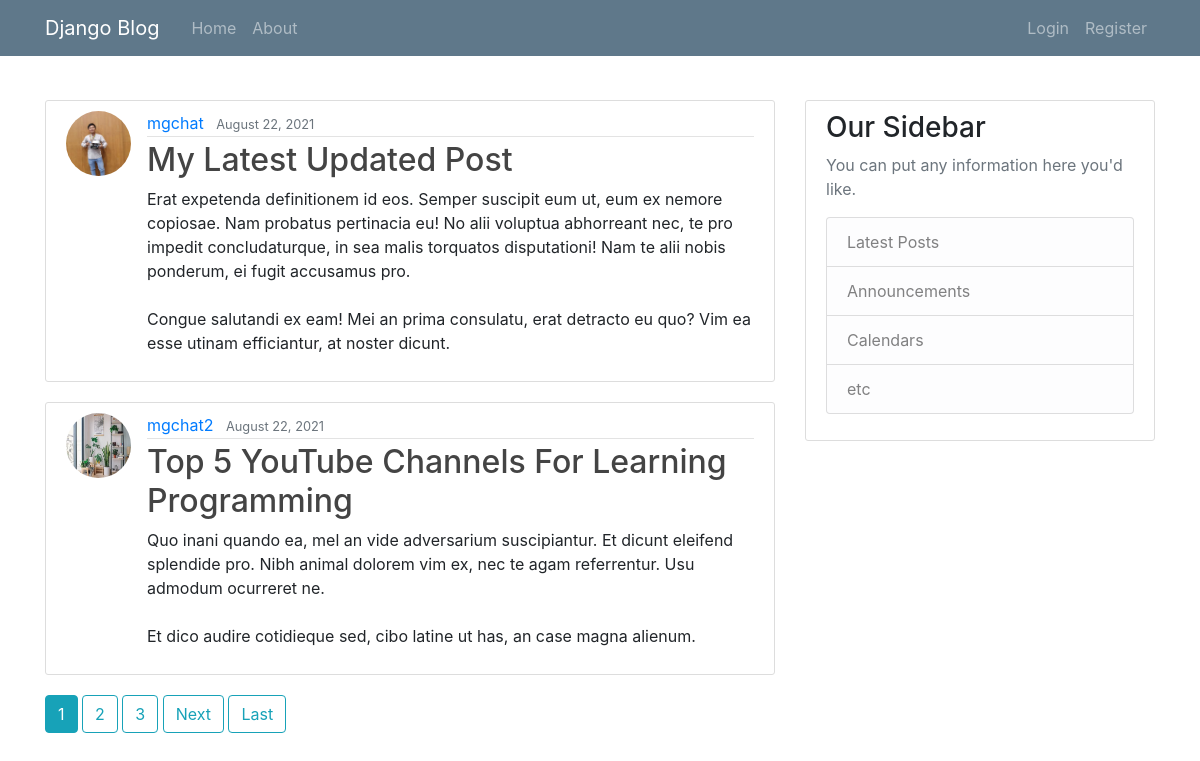
The page / on the database its author committed.
### blog/models.py (models this page shows, shortened)
class Post(models.Model):
    title = models.CharField(max_length=100)
    content = models.TextField()
    date_posted = models.DateTimeField(default=timezone.now)
    author = models.ForeignKey(User, on_delete=models.CASCADE)# delete all posts when user is deleted.

### users/models.py (models this page shows, shortened)
class Profile(models.Model):
    user = models.OneToOneField(User, on_delete=models.CASCADE)
    image = models.ImageField(default='default.jpg', upload_to='profile_pics')
    '''
    You've overridden the save method, but you haven't
    preserved its signature. Yo need to accept the same arguments
    as the original method, and pass them in when calling super.
    '''
    def save(self, *args, **kwargs):
        super().save(*args, **kwargs)
        img = Image.open(self.image.path)
        if img.height > 300 or img.width > 300:
            output_size = (300, 300)
            img.thumbnail(output_size)
            img.save(self.image.path)

### blog/views.py (the view)
# urls.py: path('', PostListView.as_view(), name='blog-home'),
class PostListView(ListView):
  model = Post
  template_name = 'blog/home.html'  # <app>/<model>_<viewtype>.html
  context_object_name = 'posts'
  ordering = ['-date_posted']
  paginate_by = 2

### blog/templates/blog/home.html (shortened to what this page needs)
{% extends 'blog/template.html' %}
{%block content %}
    {% for post in posts %}
        <article class="media content-section">
            <img class='rounded-circle article-img' src="{{ post.author.profile.image.url }}" alt="">
            <div class="media-body">
            <div class="article-metadata">
                <a class="mr-2" href="{% url 'user-posts' post.author.username %}">{{ post.author }}</a>
                <small class="text-muted">{{ post.date_posted|date:"F d, Y" }}</small>
            </div>
            <h2><a class="article-title" href="{% url 'post-detail' post.id %}">{{ post.title }}</a></h2>
            <p class="article-content">{{ post.content }}</p>
            </div>
        </article>
    {% endfor %}
    {% if is_paginated %}
        {% for num in page_obj.paginator.page_range %}
            {% if page_obj.number == num %}
                <a class='btn btn-info mb-4' href="?page={{ num }}">{{ num }}</a>
            {% elif num > page_obj.number|add:'-3' and num < page_obj.number|add:'3'%}
                <a class='btn btn-outline-info mb-4' href="?page={{ num }}">{{ num }}</a>
            {% endif %}
        {% endfor %}
        {% if page_obj.has_next %}
            <a class='btn btn-outline-info mb-4' href="?page={{ page_obj.next_page_number }}">Next</a>
            <a class='btn btn-outline-info mb-4' href="?page={{ page_obj.paginator.num_pages }}">Last</a>
        {% endif %}
    {% endif %}
{% endblock content %}

### blog/static/blog/main.css (style rules this page uses)
body { background: #fafafa; color: #333333; }
h1, h2, h3, h4, h5, h6 { color: #444444; }
.content-section { background: #ffffff; padding: 10px 20px; border: 1px solid #dddddd; border-radius: 3px; margin-bottom: 20px; }
.article-title { color: #444444; }
.article-content { white-space: pre-line; }
.article-img { height: 65px; width: 65px; margin-right: 16px; }
.article-metadata { padding-bottom: 1px; margin-bottom: 4px; border-bottom: 1px solid #e3e3e3 }

### rows shown on the page
Post: author.profile.image (picture), author "mgchat", date_posted "August 22, 2021", title "My Latest Updated Post", content "Erat expetenda definitionem id eos. Semper suscipit eum ut, eum ex nemore copiosae. Nam probatus pertinacia eu! No alii voluptua abhorreant nec, te pro impedit concludaturque, in sea malis torquatos disputationi! Nam te alii nobis ponderum, ei fugit accusamus pro. Congue salutandi ex eam! Mei an prima consulatu, erat detracto eu quo? Vim ea esse utinam efficiantur, at noster dicunt."
Post: author.profile.image (placeholder picture), author "mgchat2", date_posted "August 22, 2021", title "Top 5 YouTube Channels For Learning Programming", content "Quo inani quando ea, mel an vide adversarium suscipiantur. Et dicunt eleifend splendide pro. Nibh animal dolorem vim ex, nec te agam referrentur. Usu admodum ocurreret ne. Et dico audire cotidieque sed, cibo latine ut has, an case magna alienum."

### other values the page prints
{{ num }} "1"
{{ num }} "2" "3"
